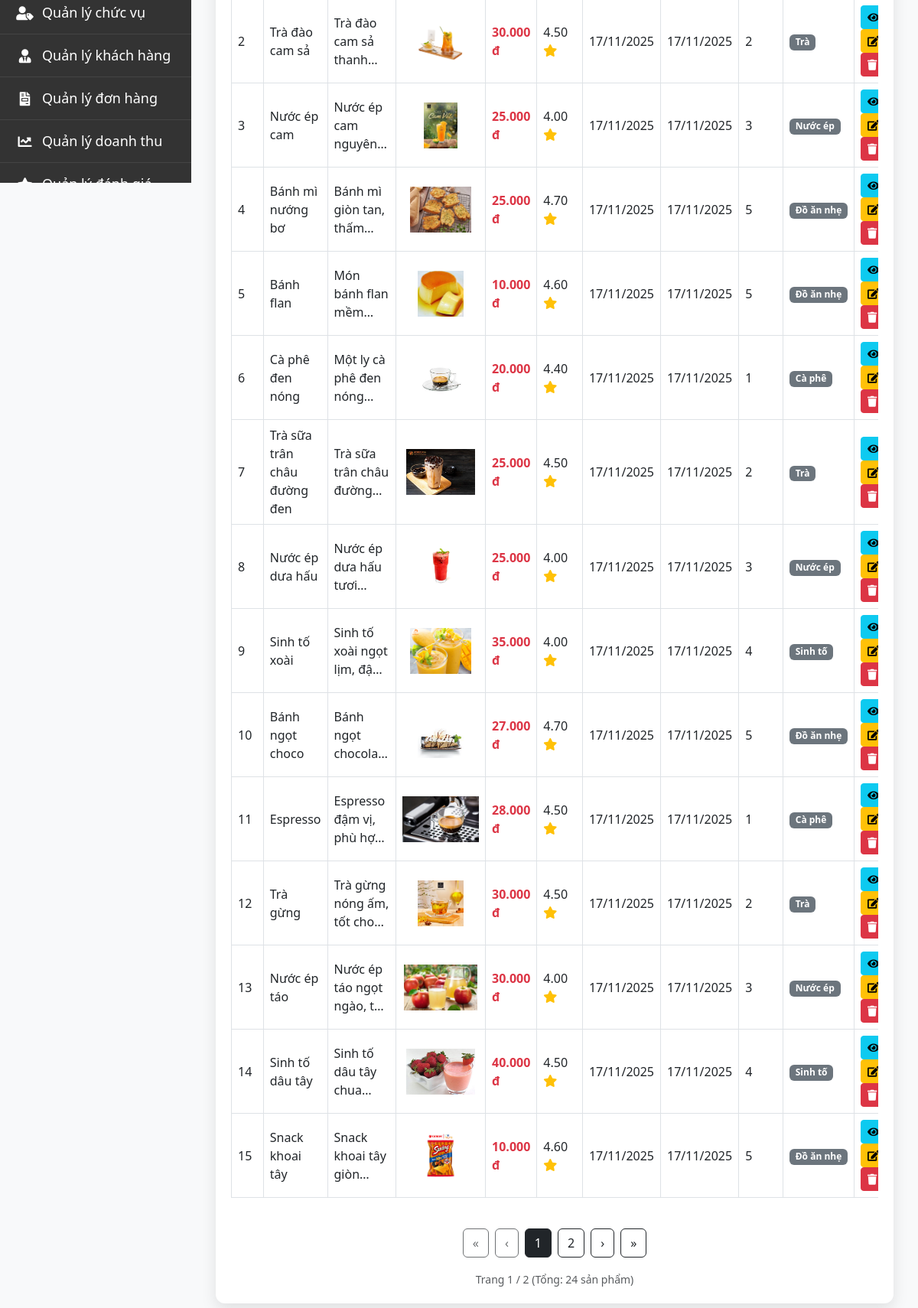
The page /admin/views/index.php?page=product (signed in, lower part) on the database as committed earlier.
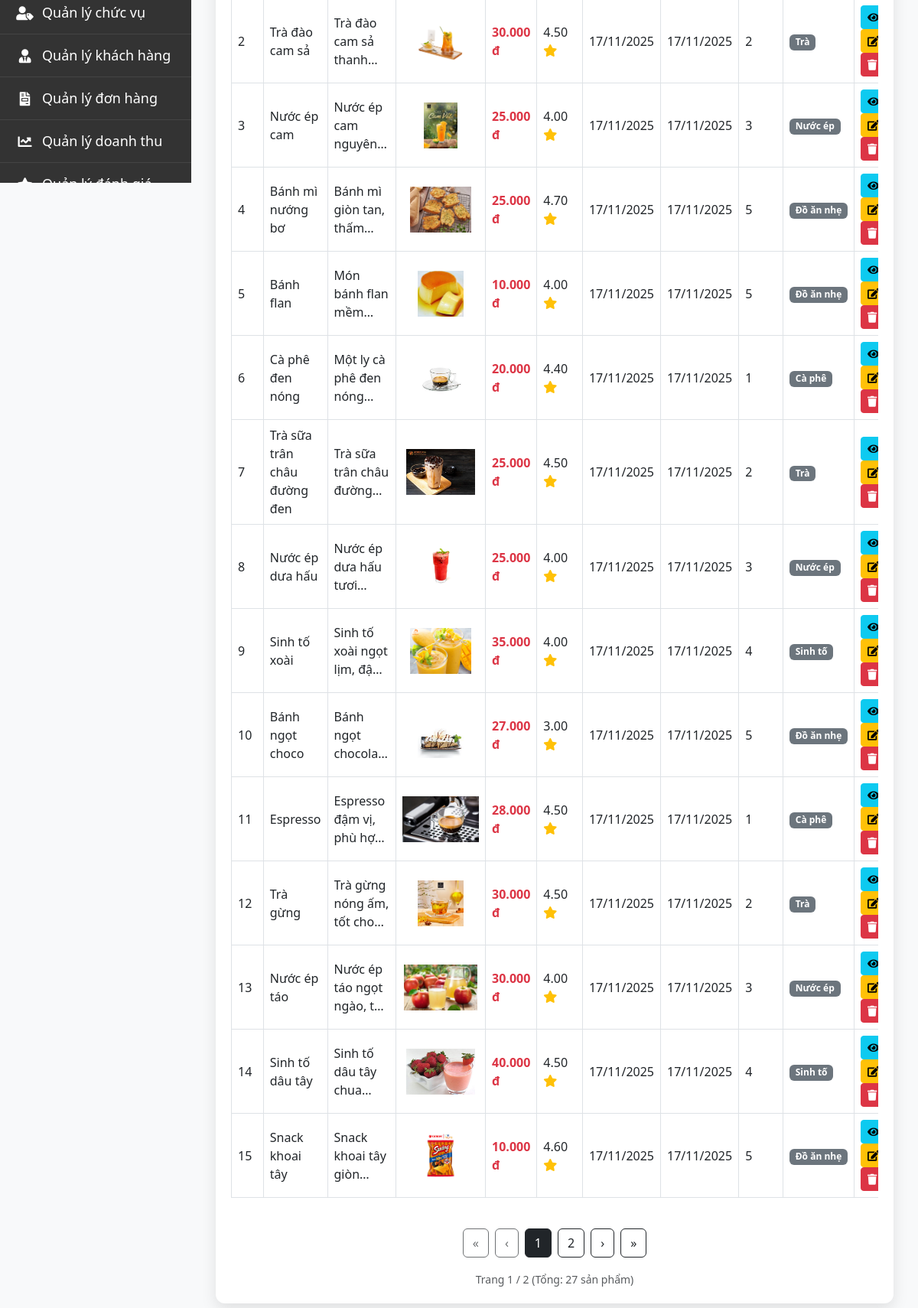
The same page on the database as committed later.
### tables this page shows
CREATE TABLE `product` (
  `Id` int(11) NOT NULL,
  `Title` varchar(100) NOT NULL,
  `Content` varchar(500) DEFAULT NULL,
  `Img` varchar(300) DEFAULT NULL,
  `Price` decimal(18,2) NOT NULL,
  `Weight` int(11) DEFAULT 500,
  `Rate` decimal(3,2) DEFAULT NULL,
  `CreateAt` datetime DEFAULT current_timestamp(),
  `UpdateAt` datetime DEFAULT NULL,
  `CategoryId` int(11) NOT NULL
);

CREATE TABLE `category` (
  `Id` int(11) NOT NULL,
  `Title` varchar(100) NOT NULL,
  `Content` varchar(500) DEFAULT NULL,
  `CreateAt` datetime DEFAULT current_timestamp(),
  `UpdateAt` datetime DEFAULT NULL
);

### admin/controllers/ProductAdminController.php (called while the page is built, shortened)
<?php
    require_once __DIR__ .'/../../config/env.php';
    class ProductAdminController {
        public function getAllProducts(int $categoryId = 0, int $storeId = 0, string $keyword = '')
        {
            global $hostname, $username, $password, $dbname, $port;
            $db = new mysqli($hostname, $username, $password, $dbname, $port);
            $customerId = $_SESSION['CustomerId'] ?? 0;
            $sqlUser = "SELECT Role, StoreId FROM customer WHERE Id = " . (int)$customerId;
            $resUser = $db->query($sqlUser);
            if ($resUser && $resUser->num_rows > 0) {
                $u = $resUser->fetch_assoc();
                $role = (int)$u['Role'];
            }
            $sql = "SELECT DISTINCT p.Id, p.Title, p.Content, p.Img, p.Price, p.Rate, p.CreateAt, p.UpdateAt,
                        c.Id AS CategoryId, c.Title AS CategoryTitle
                    FROM product p
                    JOIN category c ON p.CategoryId = c.Id
                    JOIN storeproduct sp ON sp.ProductId = p.Id";
            $conditions = ["sp.IsAvailable = 1"];
            $sql .= " WHERE " . implode(' AND ', $conditions);
            $sql .= " ORDER BY p.Id ASC";
            $result = $db->query($sql);
            $products = [];
            if ($result && $result->num_rows > 0) {
                while ($row = $result->fetch_assoc()) {
                    $product = new ProductAdmin();
                    $product->Id = $row['Id'];
                    $product->Title = $row['Title'];
                    $product->Content = $row['Content'];
                    $product->Img = $row['Img'];
                    $product->Price = $row['Price'];
                    $product->Rate = $row['Rate'];
                    $product->CreateAt = $row['CreateAt'];
                    $product->UpdateAt = $row['UpdateAt'];
                    $product->CategoryId = $row['CategoryId'];
                    $product->CategoryTitle = $row['CategoryTitle'];
                    $products[] = $product;
                }
            }
            return $products;
        }
    }
?>

### admin/views/product/index.php (the view, shortened to what the changed rows need)
<?php
require_once __DIR__ . '/../../../controllers/CustomerController.php';
require_once __DIR__ . '/../../controllers/ProductAdminController.php';
$selectedStore = isset($_GET['store_id']) ? (int)$_GET['store_id'] : 0;
$searchKeyword = isset($_GET['keyword']) ? trim($_GET['keyword']) : '';
$productAdminController = new ProductAdminController();
$allProductAdmins = $productAdminController->getAllProducts(0, $selectedStore, $searchKeyword);
$itemsPerPage = 15;
$currentPage = isset($_GET['product_page']) ? (int)$_GET['product_page'] : 1;
$totalItems = count($allProductAdmins);
$totalPages = ceil($totalItems / $itemsPerPage);
$startIndex = ($currentPage - 1) * $itemsPerPage;
$productAdmins = array_slice($allProductAdmins, $startIndex, $itemsPerPage);
?>
<link href="https://cdn.jsdelivr.net/npm/choices.js/public/assets/styles/choices.min.css" rel="stylesheet" />
<div class="container my-5">
    <div class="table-wrapper">
        <div class="table-responsive">
            <table class="table table-bordered table-hover align-middle">
                <tbody>
                    <?php if (!empty($productAdmins)): ?>
                        <?php foreach ($productAdmins as $product): ?>
                            <tr>
                                <td><?= htmlspecialchars($product->Id) ?></td>
                                <td><?= htmlspecialchars($product->Title) ?></td>
                                <td><span class="content-clamp"><?= htmlspecialchars($product->Content) ?></span></td>
                                <td><img src="/app/img/SanPham/<?= htmlspecialchars($product->Img) ?>" style="width: 100px; height: 60px; object-fit: contain;"></td>
                                <td class="text-danger fw-bold"><?= number_format($product->Price, 0, ",", ".") ?> đ</td>
                                <td><?= htmlspecialchars($product->Rate) ?> <i class="fa fa-star text-warning"></i></td>
                                <td><?= date('d/m/Y', strtotime($product->CreateAt)) ?></td>
                                <td><?= date('d/m/Y', strtotime($product->UpdateAt)) ?></td>
                                <td><?= htmlspecialchars($product->CategoryId) ?></td>
                                <td><span class="badge bg-secondary"><?= htmlspecialchars($product->CategoryTitle) ?></span></td>
                                <td>
                                    <button class="btn btn-info btn-sm" data-bs-toggle="modal" data-bs-target="#viewModal" onclick="fillViewModal(<?= $product->Id ?>)"><i class="fa fa-eye"></i></button>
                                    <button class="btn btn-warning btn-sm" data-bs-toggle="modal" data-bs-target="#editModal" onclick="fillEditModal(<?= $product->Id ?>)"><i class="fa fa-edit"></i></button>
                                    <form method="POST" action="product/process_delete.php" style="display:inline;" onsubmit="return confirm('Bạn có chắc chắn muốn xóa sản phẩm này?');">
                                        <button type="submit" class="btn btn-danger btn-sm"><i class="fa fa-trash"></i></button>
                                    </form>
                                </td>
                            </tr>
                        <?php endforeach; ?>
                    <?php else: ?>
                        <tr><td colspan="11" class="text-center text-muted py-4">Không có sản phẩm nào được tìm thấy.</td></tr>
                    <?php endif; ?>
                </tbody>
            </table>
        </div>
        <div class="text-center mt-3"><small class="text-muted">Trang <?= $currentPage ?> / <?= $totalPages ?> (Tổng: <?= $totalItems ?> sản phẩm)</small></div>
    </div>
</div>

Rows that differ between the two databases and show on the page:
changed product "Bánh flan": Rate "4.60" → "4.00"
changed product "Bánh ngọt choco": Rate "4.70" → "3.00"
Other text that changed with them:
$totalItems: "24" → "27"
